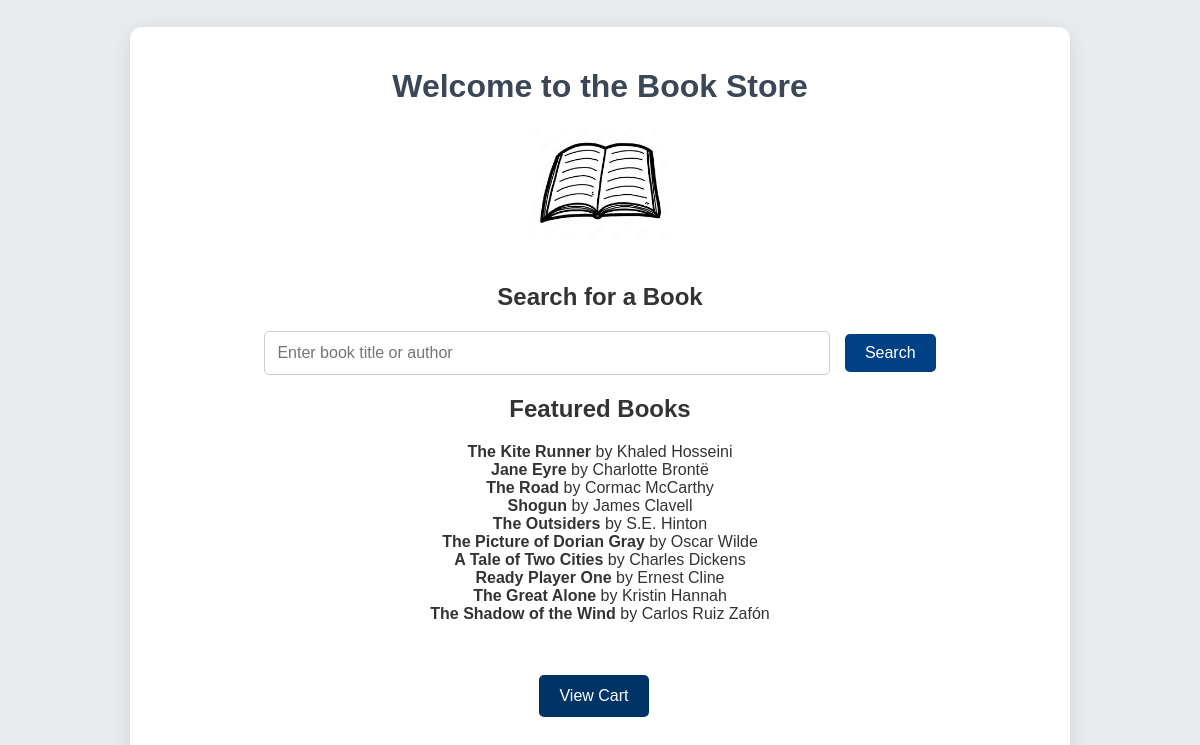
/, run on an earlier commit of the app's database.
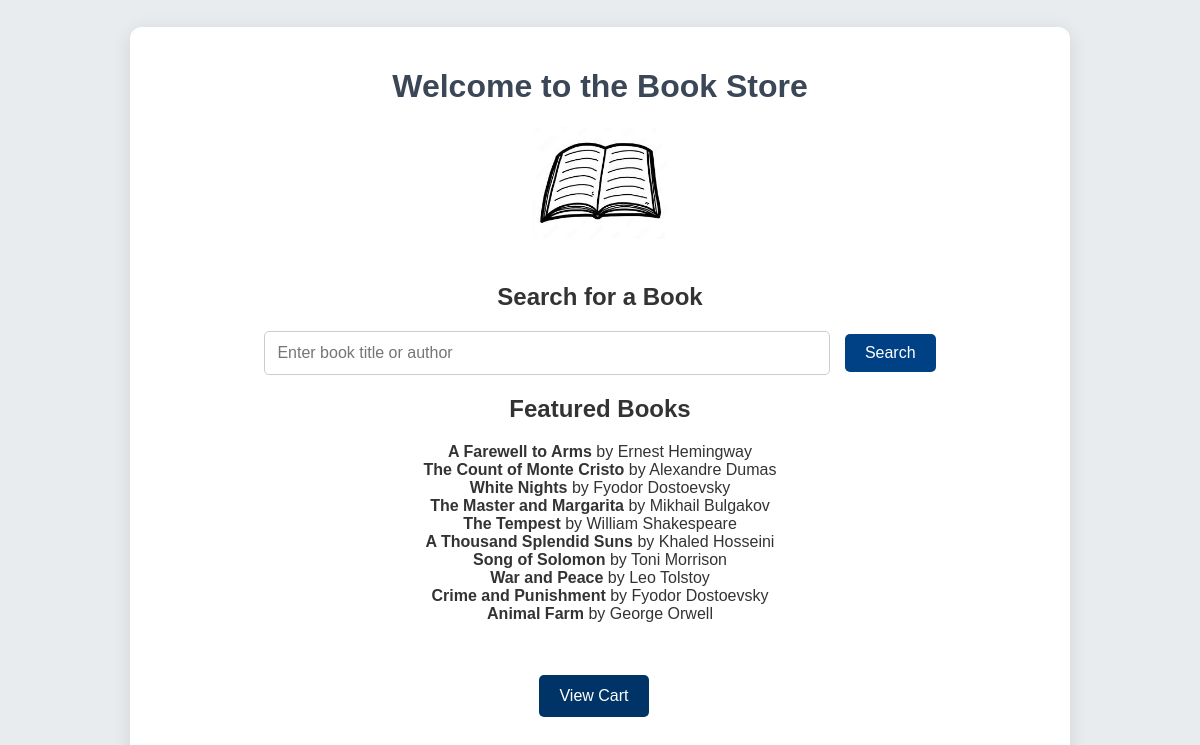
And on a later commit of the database.
### tables this page shows
CREATE TABLE books (
    id INTEGER PRIMARY KEY AUTOINCREMENT,
    title TEXT NOT NULL,
    author TEXT NOT NULL,
    amount INTEGER NOT NULL
);

### app.py (the view)
@app.route('/')
def index():
    conn = sqlite3.connect('books.db')
    cursor = conn.cursor()
    cursor.execute("SELECT title, author FROM books")
    all_books = cursor.fetchall()
    conn.close()
    random_books = random.sample(all_books, min(len(all_books), 10))  # Если книг меньше 10, выбираем все
    return render_template('index.html', random_books=random_books)

### templates/index.html (shortened to what this page needs)
<!DOCTYPE html>
<html lang="en">
<head>
    <link rel="stylesheet" href="{{ url_for('static', filename='css/styles.css') }}">
</head>
<body>
    <div class="container">
        <h1>Welcome to the Book Store</h1>
        <img src="{{ url_for('static', filename='images/book.jpg') }}" alt="Book" style="max-width: 15%; height: auto; margin-bottom: 20px;">
        <h2>Search for a Book</h2>
        <form action="{{ url_for('search_books') }}" method="POST">
            <input type="text" name="search_term" placeholder="Enter book title or author" required>
            <button type="submit">Search</button>
        </form>
        <h2>Featured Books</h2>
        <ul>
            {% for title, author in random_books %}
                <li>
                    <strong>{{ title }}</strong> by {{ author }}
                </li>
            {% endfor %}
        </ul>
        <p><a href="/cart" class="back-home-button">View Cart</a></p>
    </div>
</body>
</html>

### static/css/styles.css (style rules this page uses)
body { font-family: 'Arial', sans-serif; background-color: #e9ecef; margin: 0; padding: 0; color: #333; height: 100vh; display: flex; justify-content: center; align-items: center; }
.container { width: 80%; max-width: 900px; margin: 0 auto; padding: 20px; background-color: #ffffff; border-radius: 12px; box-shadow: 0 4px 20px rgba(0, 0, 0, 0.1); text-align: center; }
input[type="text"] { width: 60%; padding: 12px; font-size: 16px; margin-right: 10px; border: 1px solid #ccc; border-radius: 5px; transition: border-color 0.3s ease; }
button { padding: 12px 24px; font-size: 16px; background-color: #4e5b6e; color: white; border: none; border-radius: 5px; cursor: pointer; transition: background-color 0.3s ease; }
.back-home-button { display: inline-block; padding: 12px 20px; background-color: #003366; color: white; text-decoration: none; border-radius: 5px; font-size: 16px; text-align: center; margin-top: 20px; margin-bottom: 20px; transition: background-color 0.3s ease; }
p { display: inline-block; margin-right: 12px; }
.container h1 { color: #3b4757; }
button, .add-to-cart, .back-home-button { transition: background-color 0.3s ease; }
a { text-decoration: none; display: inline-block; margin: 0; padding: 0; }
button { display: inline-block; padding: 10px 20px; background-color: #004085; color: white; border: none; border-radius: 5px; cursor: pointer; }
ul { list-style-type: none; padding: 0; }

What changed in the data, as far as the page shows it:
removed books: title "The Kite Runner", author "Khaled Hosseini"
removed books: title "Jane Eyre", author "Charlotte Brontë"
removed books: title "The Road", author "Cormac McCarthy"
removed books: title "Shogun", author "James Clavell"
removed books: title "The Picture of Dorian Gray", author "Oscar Wilde"
removed books: title "A Tale of Two Cities", author "Charles Dickens"
removed books: title "Ready Player One", author "Ernest Cline"
removed books: title "The Great Alone", author "Kristin Hannah"
removed books: title "The Shadow of the Wind", author "Carlos Ruiz Zafón"
added books: title "A Farewell to Arms", author "Ernest Hemingway"
added books: title "The Count of Monte Cristo", author "Alexandre Dumas"
added books: title "White Nights", author "Fyodor Dostoevsky"
added books: title "The Master and Margarita", author "Mikhail Bulgakov"
changed books: title "The Outsiders" → "The Tempest"; author "S.E. Hinton" → "William Shakespeare"
added books: title "A Thousand Splendid Suns", author "Khaled Hosseini"
added books: title "Song of Solomon", author "Toni Morrison"
added books: title "War and Peace", author "Leo Tolstoy"
added books: title "Crime and Punishment", author "Fyodor Dostoevsky"
added books: title "Animal Farm", author "George Orwell"
